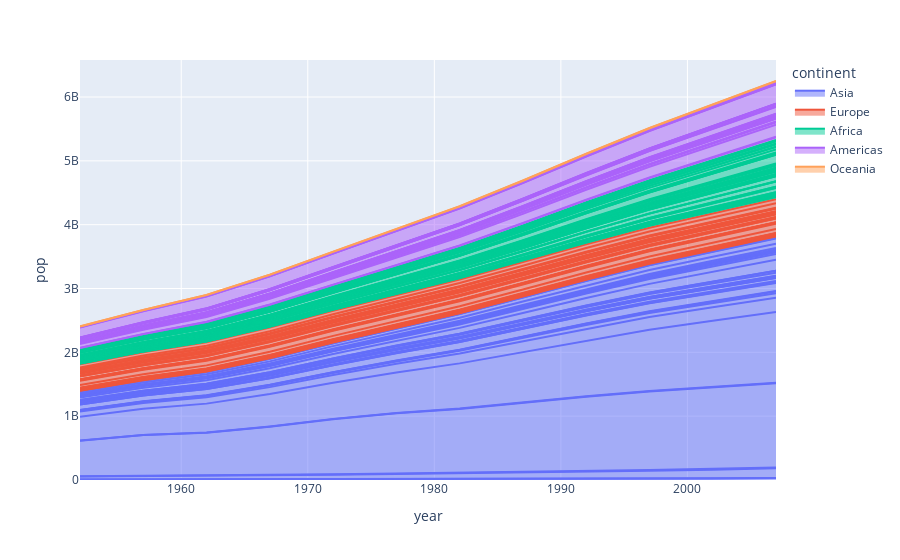

Notebook source saved alongside this figure:
### Code cell
px.area(data_frame=df, x='year', y='pop',color="continent",
        line_group="country")
